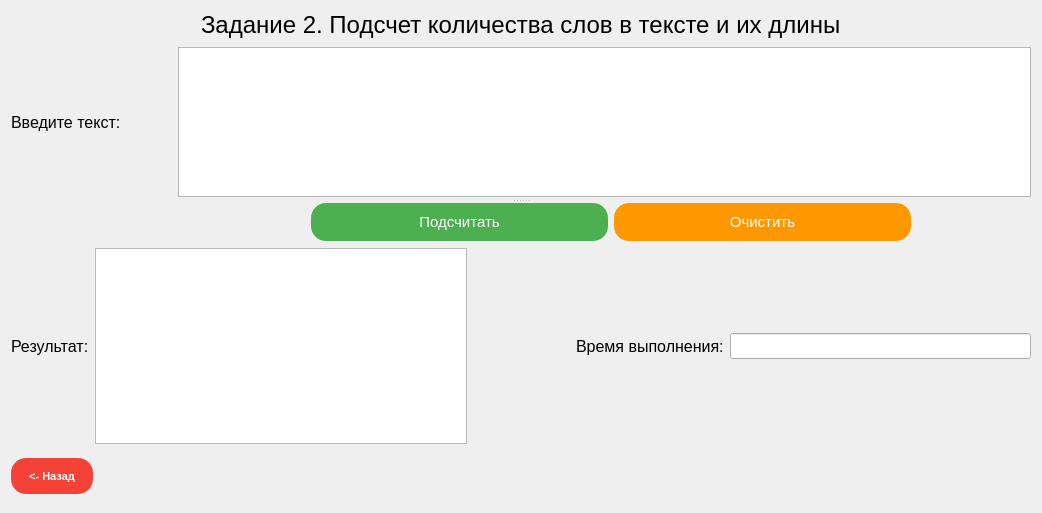
<?xml version="1.0" encoding="UTF-8"?>
<ui version="4.0">
 <class>task2widget</class>
 <widget class="QWidget" name="task2widget">
  <property name="geometry">
   <rect>
    <x>0</x>
    <y>0</y>
    <width>1042</width>
    <height>513</height>
   </rect>
  </property>
  <property name="sizePolicy">
   <sizepolicy hsizetype="Expanding" vsizetype="Expanding">
    <horstretch>0</horstretch>
    <verstretch>0</verstretch>
   </sizepolicy>
  </property>
  <property name="windowTitle">
   <string>Form</string>
  </property>
  <layout class="QGridLayout" name="gridLayout">
   <item row="3" column="0">
    <widget class="QPushButton" name="buttonBack">
     <property name="minimumSize">
      <size>
       <width>82</width>
       <height>36</height>
      </size>
     </property>
     <property name="maximumSize">
      <size>
       <width>82</width>
       <height>36</height>
      </size>
     </property>
     <property name="font">
      <font>
       <pointsize>8</pointsize>
       <weight>75</weight>
       <bold>true</bold>
      </font>
     </property>
     <property name="styleSheet">
      <string notr="true">QPushButton {
    background-color: #f44336; 
    color: white;
    border: none;
    padding: 10px;
    min-width: 10px;
    min-height: 6px;
    border-radius: 15px;
}

QPushButton:hover {
    background-color: #d32f2f;  
}

QPushButton:pressed {
    background-color: #b71c1c;  
}</string>
     </property>
     <property name="text">
      <string>&lt;- Назад</string>
     </property>
    </widget>
   </item>
   <item row="2" column="0" colspan="3">
    <layout class="QHBoxLayout" name="horizontalLayout_5">
     <item>
      <layout class="QHBoxLayout" name="horizontalLayout_4">
       <item>
        <widget class="QLabel" name="label_3">
         <property name="font">
          <font>
           <pointsize>12</pointsize>
          </font>
         </property>
         <property name="text">
          <string>Результат:</string>
         </property>
        </widget>
       </item>
       <item>
        <widget class="QTextEdit" name="textEditTask2_Output">
         <property name="font">
          <font>
           <pointsize>11</pointsize>
          </font>
         </property>
         <property name="readOnly">
          <bool>true</bool>
         </property>
        </widget>
       </item>
      </layout>
     </item>
     <item>
      <spacer name="horizontalSpacer_2">
       <property name="orientation">
        <enum>Qt::Horizontal</enum>
       </property>
       <property name="sizeType">
        <enum>QSizePolicy::Fixed</enum>
       </property>
       <property name="sizeHint" stdset="0">
        <size>
         <width>103</width>
         <height>20</height>
        </size>
       </property>
      </spacer>
     </item>
     <item>
      <layout class="QHBoxLayout" name="horizontalLayout_3">
       <item>
        <widget class="QLabel" name="label_4">
         <property name="font">
          <font>
           <pointsize>12</pointsize>
          </font>
         </property>
         <property name="text">
          <string>Время выполнения:</string>
         </property>
        </widget>
       </item>
       <item>
        <widget class="QLineEdit" name="lineEditTask2_Time">
         <property name="font">
          <font>
           <pointsize>11</pointsize>
          </font>
         </property>
         <property name="readOnly">
          <bool>true</bool>
         </property>
        </widget>
       </item>
      </layout>
     </item>
    </layout>
   </item>
   <item row="1" column="0" colspan="3">
    <widget class="QSplitter" name="splitter">
     <property name="orientation">
      <enum>Qt::Vertical</enum>
     </property>
     <widget class="QWidget" name="layoutWidget_2">
      <layout class="QHBoxLayout" name="horizontalLayout">
       <item>
        <widget class="QLabel" name="label_2">
         <property name="font">
          <font>
           <pointsize>12</pointsize>
          </font>
         </property>
         <property name="text">
          <string>Введите текст:</string>
         </property>
        </widget>
       </item>
       <item>
        <spacer name="horizontalSpacer_4">
         <property name="orientation">
          <enum>Qt::Horizontal</enum>
         </property>
         <property name="sizeType">
          <enum>QSizePolicy::Fixed</enum>
         </property>
         <property name="sizeHint" stdset="0">
          <size>
           <width>51</width>
           <height>20</height>
          </size>
         </property>
        </spacer>
       </item>
       <item>
        <widget class="QTextEdit" name="textEditTask2_Input">
         <property name="sizePolicy">
          <sizepolicy hsizetype="Expanding" vsizetype="Expanding">
           <horstretch>0</horstretch>
           <verstretch>0</verstretch>
          </sizepolicy>
         </property>
         <property name="maximumSize">
          <size>
           <width>16777215</width>
           <height>150</height>
          </size>
         </property>
         <property name="font">
          <font>
           <pointsize>10</pointsize>
          </font>
         </property>
        </widget>
       </item>
      </layout>
     </widget>
     <widget class="QWidget" name="layoutWidget_3">
      <layout class="QHBoxLayout" name="horizontalLayout_2">
       <item>
        <spacer name="horizontalSpacer">
         <property name="orientation">
          <enum>Qt::Horizontal</enum>
         </property>
         <property name="sizeType">
          <enum>QSizePolicy::Fixed</enum>
         </property>
         <property name="sizeHint" stdset="0">
          <size>
           <width>300</width>
           <height>20</height>
          </size>
         </property>
        </spacer>
       </item>
       <item>
        <widget class="QPushButton" name="buttonTask2_Calculate">
         <property name="minimumSize">
          <size>
           <width>30</width>
           <height>30</height>
          </size>
         </property>
         <property name="baseSize">
          <size>
           <width>30</width>
           <height>0</height>
          </size>
         </property>
         <property name="font">
          <font>
           <pointsize>11</pointsize>
          </font>
         </property>
         <property name="styleSheet">
          <string notr="true">QPushButton {
    background-color: #4CAF50;  
    color: white;
    border: none;
    padding: 10px;
    min-width: 10px;         
    min-height: 10px;          
    border-radius: 15px;      
}
QPushButton:hover {
    background-color: #45a049;  
}
QPushButton:pressed {
    background-color: #3e8e41; 
}</string>
         </property>
         <property name="text">
          <string>Подсчитать</string>
         </property>
        </widget>
       </item>
       <item>
        <widget class="QPushButton" name="buttonTask2_Clean">
         <property name="baseSize">
          <size>
           <width>40</width>
           <height>0</height>
          </size>
         </property>
         <property name="font">
          <font>
           <pointsize>11</pointsize>
          </font>
         </property>
         <property name="styleSheet">
          <string notr="true">QPushButton {
    background-color: #FF9800;   
    color: white;
    border: none;
    padding: 10px;
    min-width: 10px;         
    min-height: 10px;          
    border-radius: 15px;     
}
QPushButton:hover {
    background-color: #F57C00;    
}
QPushButton:pressed {
    background-color: #E65100;    
}</string>
         </property>
         <property name="text">
          <string>Очистить</string>
         </property>
        </widget>
       </item>
       <item>
        <spacer name="horizontalSpacer_5">
         <property name="orientation">
          <enum>Qt::Horizontal</enum>
         </property>
         <property name="sizeType">
          <enum>QSizePolicy::Fixed</enum>
         </property>
         <property name="sizeHint" stdset="0">
          <size>
           <width>120</width>
           <height>20</height>
          </size>
         </property>
        </spacer>
       </item>
      </layout>
     </widget>
    </widget>
   </item>
   <item row="3" column="1">
    <spacer name="verticalSpacer">
     <property name="orientation">
      <enum>Qt::Vertical</enum>
     </property>
     <property name="sizeType">
      <enum>QSizePolicy::Fixed</enum>
     </property>
     <property name="sizeHint" stdset="0">
      <size>
       <width>20</width>
       <height>52</height>
      </size>
     </property>
    </spacer>
   </item>
   <item row="0" column="0" colspan="3" alignment="Qt::AlignHCenter">
    <widget class="QLabel" name="label">
     <property name="font">
      <font>
       <pointsize>18</pointsize>
      </font>
     </property>
     <property name="text">
      <string>Задание 2. Подсчет количества слов в тексте и их длины</string>
     </property>
    </widget>
   </item>
  </layout>
 </widget>
 <resources/>
 <connections/>
</ui>
